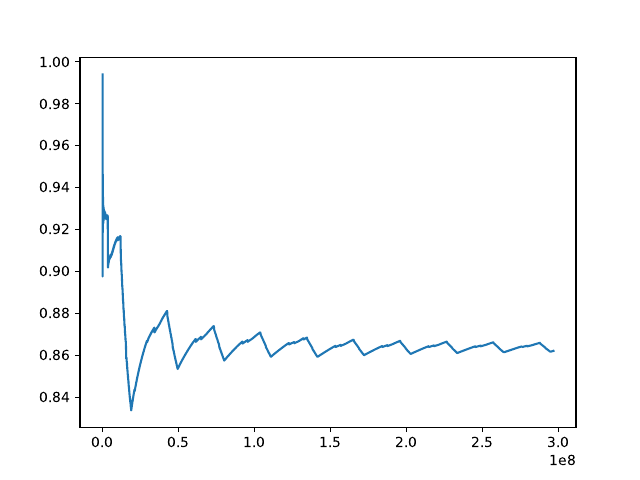

Python code for this plot:
import matplotlib.pyplot as plt
import pandas as pd

d = pd.read_csv("rule_regex_exp.csv")
fig, ax = plt.subplots()
ax.plot(d["generated"], d["simplified"]/d["generated"])
plt.savefig("rules_growth.png", dpi=300)
plt.savefig("rules_growth.pdf", dpi=300)

print(d.groupby('iter').tail(1))